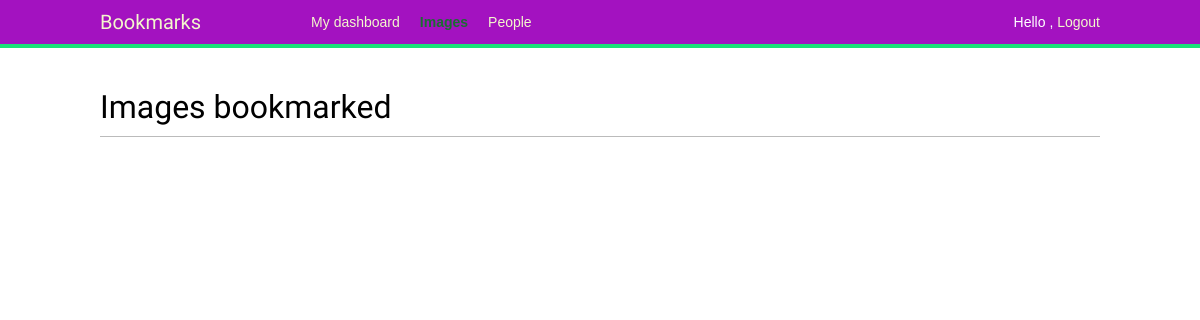
/images/ (signed in), run on an earlier commit of the app's database.
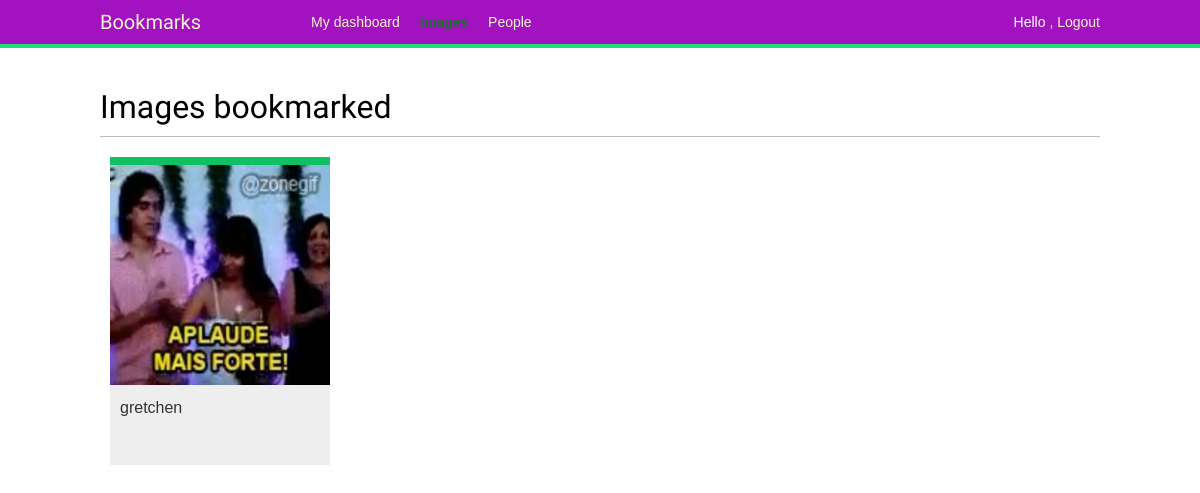
And on a later commit of the database.
### images/models.py (models this page shows, shortened)
class Image(models.Model):
    user = models.ForeignKey(settings.AUTH_USER_MODEL,
                             related_name='images_created',
                             on_delete=models.CASCADE)
    title = models.CharField(max_length=200)
    slug = models.SlugField(max_length=200,
                            blank=True)
    url = models.URLField()
    image = models.ImageField(upload_to='images/%Y/%m/%d/')
    description = models.TextField(blank=True)
    created = models.DateField(auto_now_add=True,
                               db_index=True)
    users_like = models.ManyToManyField(settings.AUTH_USER_MODEL,
                                        related_name='images_liked',
                                        blank=True)
    total_likes= models.PositiveIntegerField(db_index=True,
                                            default=0)
    def get_absolute_url(self):
        return reverse('images:detail', args=[self.id, self.slug])

### images/views.py (the view)
# urls.py: path('', views.image_list, name='list'),
@login_required
def image_list(request):
    images = Image.objects.all()
    paginator = Paginator(images, 8)
    page = request.GET.get('page')
    try:
        images = paginator.page(page)
    except PageNotAnInteger:
        images = paginator.page(1)
    except EmptyPage:
        if request.is_ajax():
            return HttpResponse('')
        images = paginator.page(paginator.num_pages)
    if request.is_ajax():
        return render(request,
                      'images/image/list_ajax.html',
                      {'section': 'images', 'images': images})
    return render(request,
                  'images/image/list.html',
                   {'section': 'images', 'images': images})

### images/templates/images/image/list.html (shortened to what this page needs)
{% extends "base.html" %}
{% block content %}
  <h1>Images bookmarked</h1>
  <div id="image-list">
    {% include "images/image/list_ajax.html" %}
  </div>
{% endblock %}

### images/templates/images/image/list_ajax.html
{% load thumbnail %}
{% for image in images %}
  <div class="image">
    <a href="{{ image.get_absolute_url }}">
      {% thumbnail image.image 300x300 crop="smart" as im %}
      <a href="{{ image.get_absolute_url }}">
        <img src="{{ im.url }}">
      </a>
    </a>
    <div class="info">
      <a href="{{ image.get_absolute_url }}" class="title">
        {{ image.title }}
      </a>
    </div>
  </div>
{% endfor %}

What changed in the data, as far as the page shows it:
added Image: title "gretchen"
